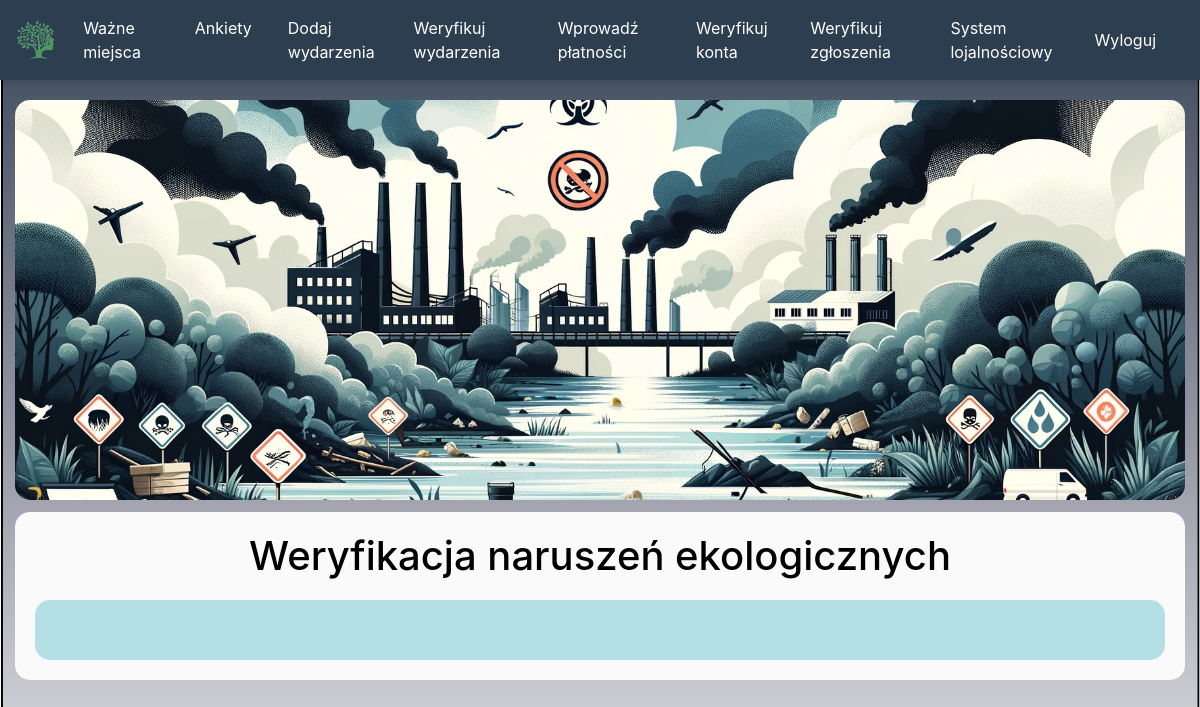
Page /admin-reports (signed in) on the earlier database version.
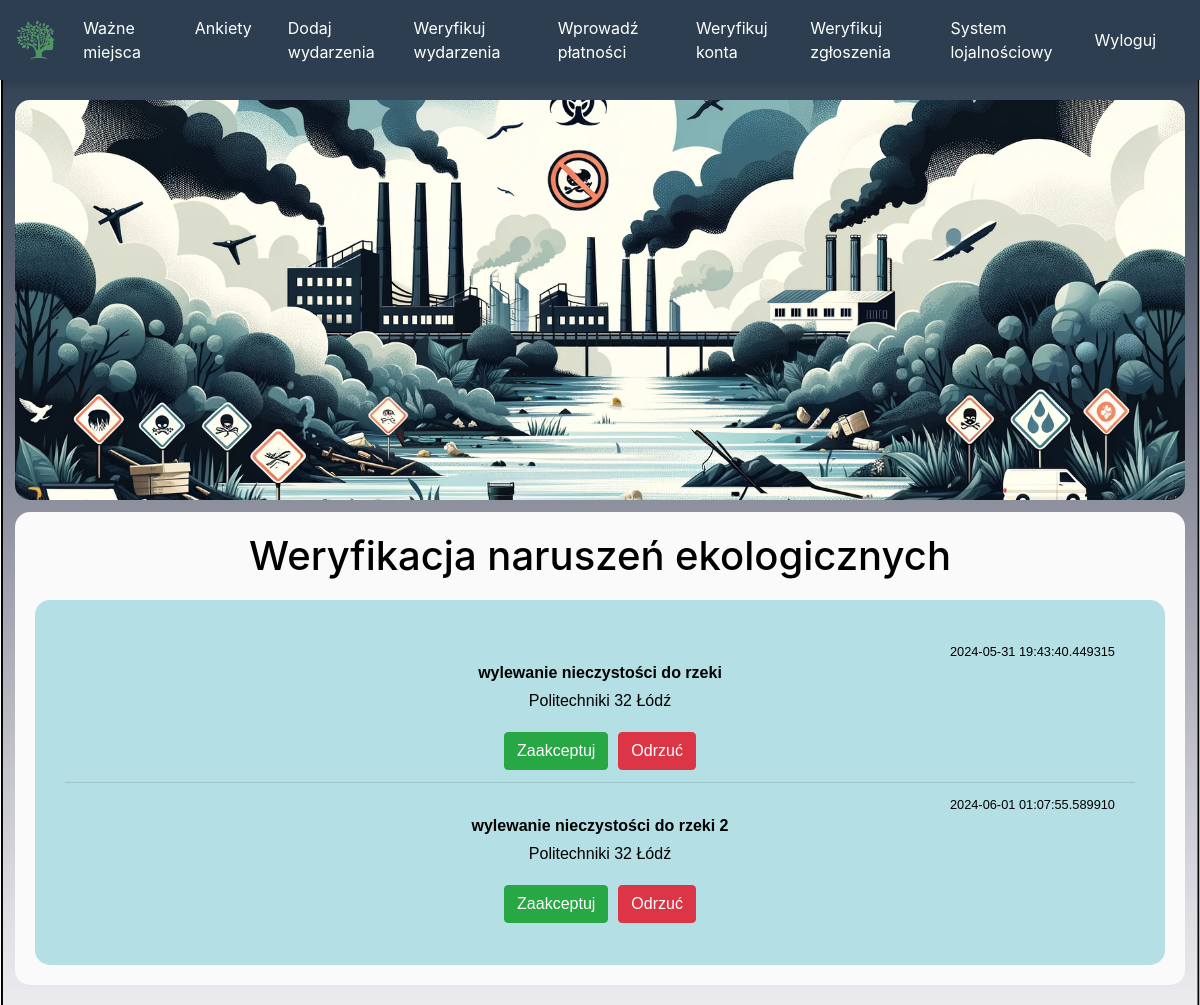
Same page on the later database version.
### website/models.py (models this page shows)
class Report(db.Model):
    id = db.Column(db.Integer, primary_key=True)
    data = db.Column(db.String(10000))
    date = db.Column(db.DateTime(timezone=True), default=func.now())
    place = db.Column(db.String(150))
    status = db.Column(db.String(50), default='pending')
    user_id = db.Column(db.Integer, db.ForeignKey('user.id'))

### website/views.py (the view, shortened to what this page needs)
@views.route('/admin-reports', methods=['GET', 'POST'])
@login_required
def admin_reports():
    if not current_user.is_authenticated or current_user.role != 'admin':
        flash('Nie masz uprawnień administratora do tej strony.', category='danger')
        return redirect(url_for('views.home'))
    pending_reports = Report.query.filter_by(status='pending').all()
    return render_template('admin_reports.html', user=current_user, pending_reports=pending_reports)

### website/templates/admin_reports.html (shortened to what this page needs)
{% extends "base.html" %}
{% block content %}
    <div class="banner"></div>
<div id="container">
  <h1 class="text-center">Weryfikacja naruszeń ekologicznych</h1>
  <div class="container_create_survey">
    <ul class="list-group list-group-flush">
      {% for report in pending_reports %}
        <li class="list-group-item container3">
          <div class="d-flex w-100 justify-content-between">
            <small>{{ report.date }}</small>
          </div>
          <p class="mb-1" style="font-weight:bold;">{{ report.data }}</p>
          <p class="mb-1">{{ report.place }}</p>
          <div class="btn-group" role="group">
            <form method="POST" action="{{ url_for('views.update_report_status', report_id=report.id, action='accept') }}">
              <button type="submit" class="btn btn-success">Zaakceptuj</button>
            </form>
            <form method="POST" action="{{ url_for('views.update_report_status', report_id=report.id, action='reject') }}">
              <button type="submit" class="btn btn-danger">Odrzuć</button>
            </form>
          </div>
        </li>
      {% endfor %}
    </ul>
  </div>
</div>
{% endblock %}

Differences in the rows shown:
added Report: date "2024-05-31 19:43:40.449315", data "wylewanie nieczystości do rzeki", place "Politechniki 32 Łódź"
added Report: date "2024-06-01 01:07:55.589910", data "wylewanie nieczystości do rzeki 2", place "Politechniki 32 Łódź"
